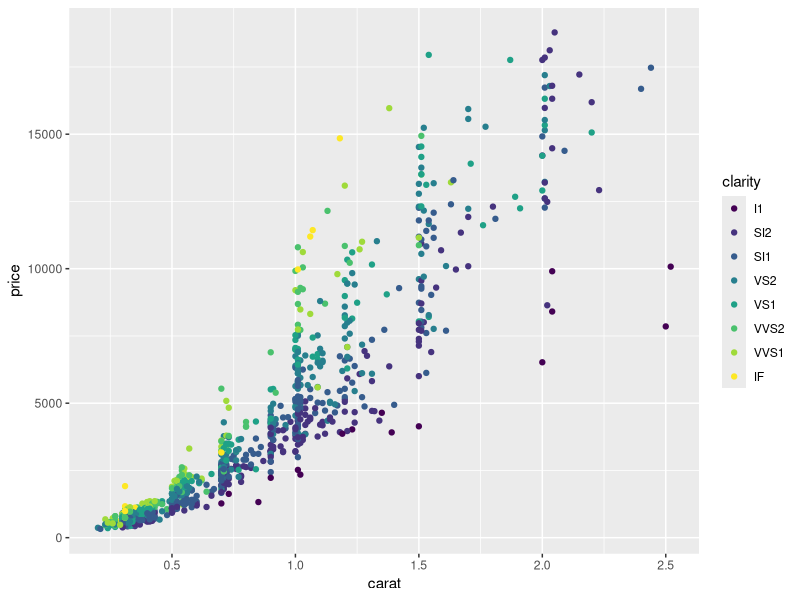
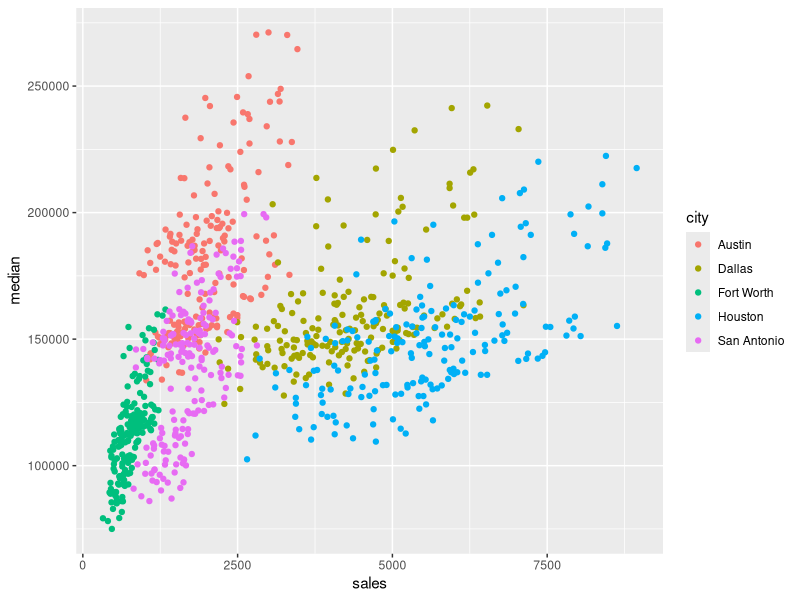
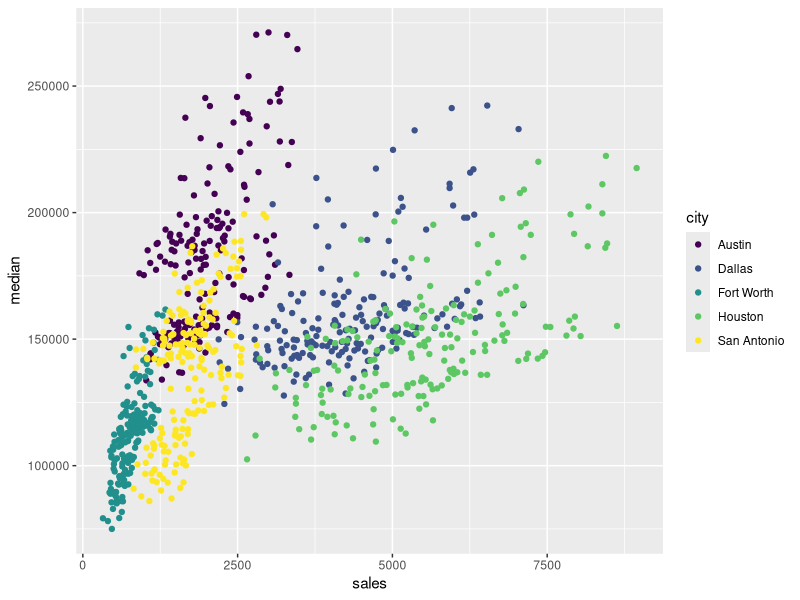
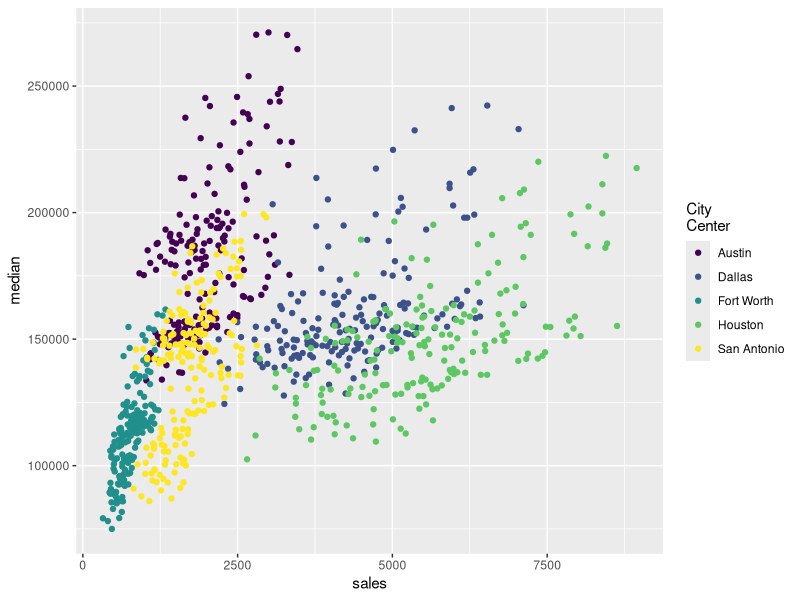
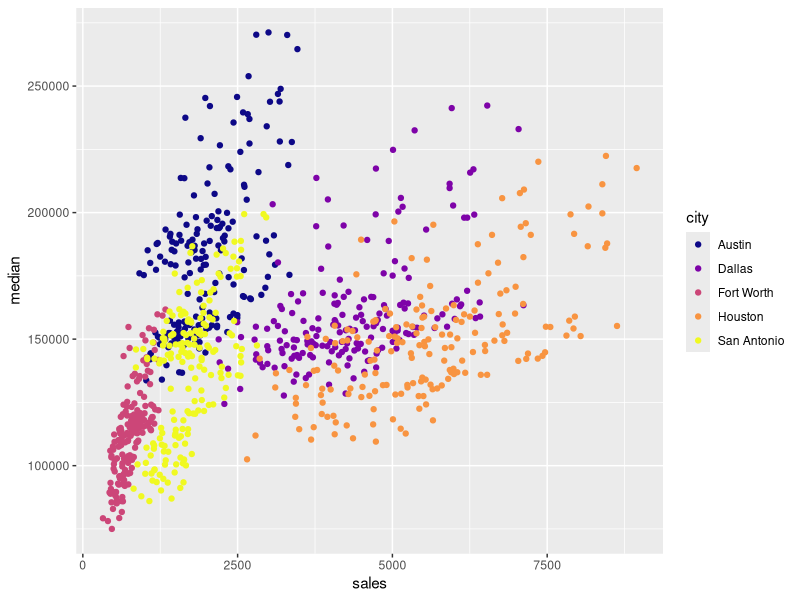
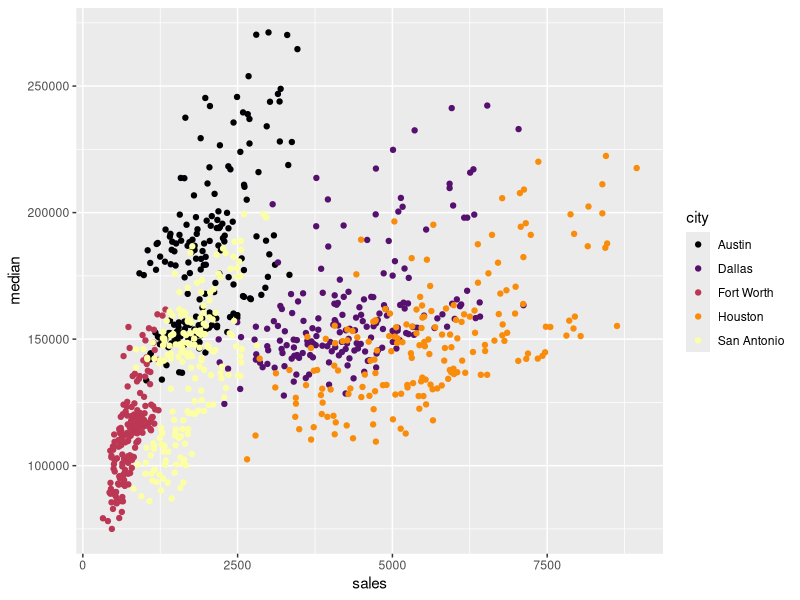
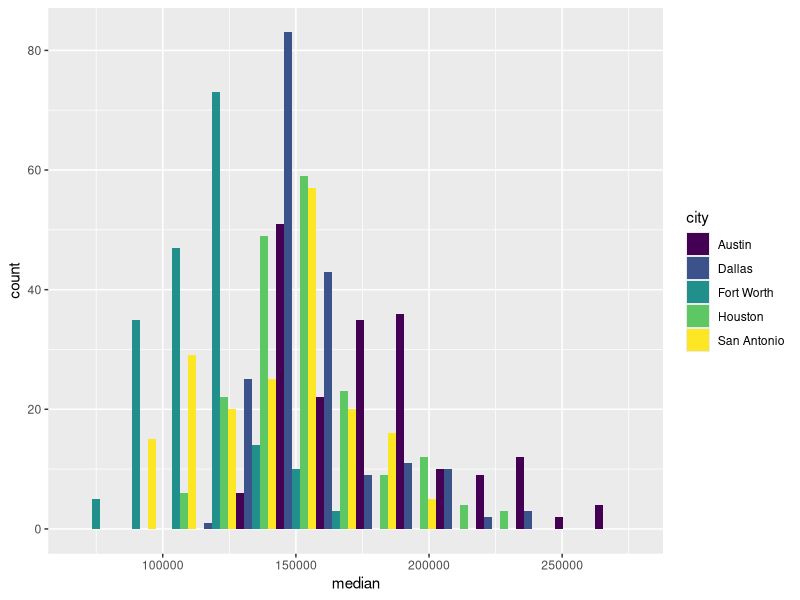
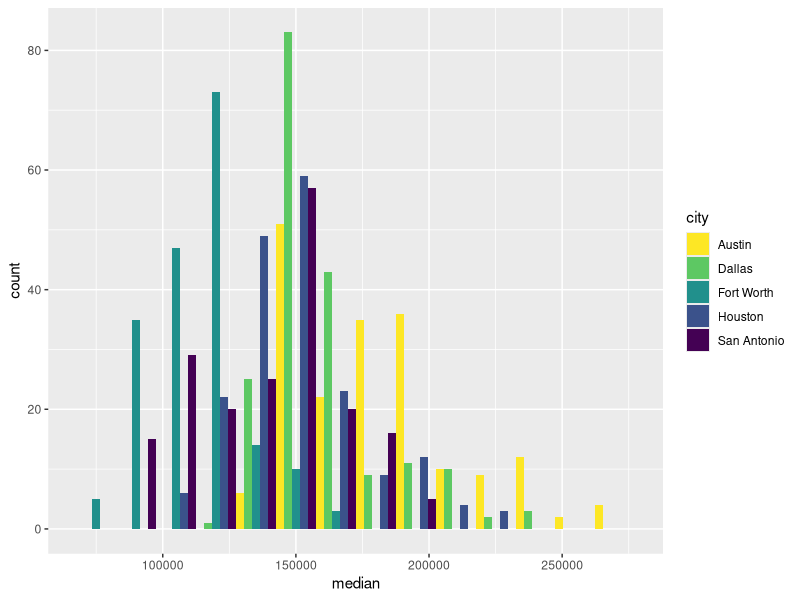

Write the R code that produced these figures, in order.
library(ggplot2)


### Name: scale_colour_viridis_d
### Title: Viridis colour scales from viridisLite
### Aliases: scale_colour_viridis_d scale_fill_viridis_d
###   scale_colour_viridis_c scale_fill_viridis_c scale_colour_viridis_b
###   scale_fill_viridis_b scale_colour_ordinal scale_color_ordinal
###   scale_fill_ordinal scale_color_viridis_d scale_color_viridis_c
###   scale_color_viridis_b

### ** Examples

# viridis is the default colour/fill scale for ordered factors
dsamp <- diamonds[sample(nrow(diamonds), 1000), ]
ggplot(dsamp, aes(carat, price)) +
  geom_point(aes(colour = clarity))

# Use viridis_d with discrete data
txsamp <- subset(txhousing, city %in%
  c("Houston", "Fort Worth", "San Antonio", "Dallas", "Austin"))
(d <- ggplot(data = txsamp, aes(x = sales, y = median)) +
   geom_point(aes(colour = city)))
d + scale_colour_viridis_d()

# Change scale label
d + scale_colour_viridis_d("City\nCenter")

# Select palette to use, see ?scales::viridis_pal for more details
d + scale_colour_viridis_d(option = "plasma")
d + scale_colour_viridis_d(option = "inferno")

# scale_fill_viridis_d works just the same as
# scale_colour_viridis_d but for fill colours
p <- ggplot(txsamp, aes(x = median, fill = city)) +
  geom_histogram(position = "dodge", binwidth = 15000)
p + scale_fill_viridis_d()
# the order of colour can be reversed
p + scale_fill_viridis_d(direction = -1)

# Use viridis_c with continous data
(v <- ggplot(faithfuld) +
  geom_tile(aes(waiting, eruptions, fill = density)))
v + scale_fill_viridis_c()
v + scale_fill_viridis_c(option = "plasma")

# Use viridis_b to bin continuous data before mapping
v + scale_fill_viridis_b()
